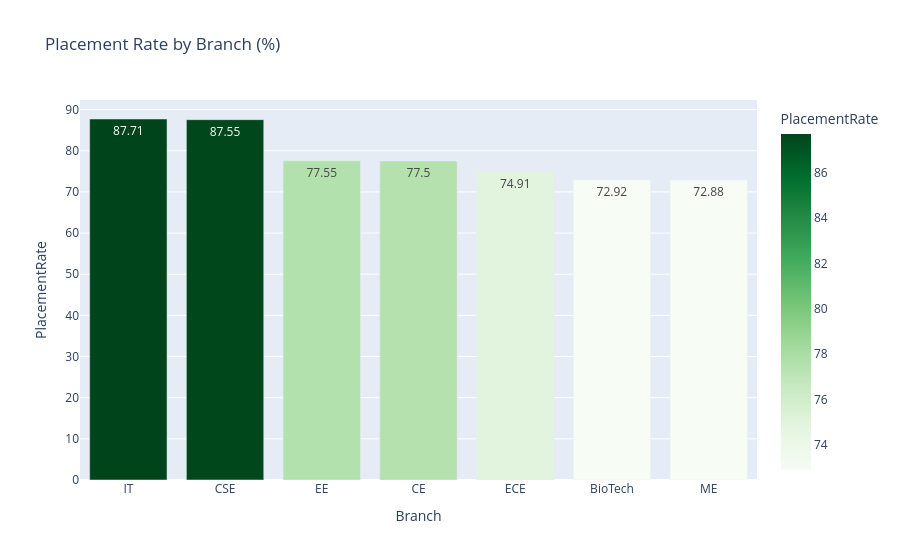

Notebook cell for this chart:
### Code cell
px.bar(branch_rate_df,x="Branch",y="PlacementRate",title='Placement Rate by Branch (%)',
             color='PlacementRate',
             color_continuous_scale='Greens',
             text='PlacementRate')

### Figure 1 — Plotly figure (JSON) as saved in the notebook; plotly's stock layout.template omitted (floating-point values rounded to 4 significant figures)
{"data": [{"hovertemplate": "Branch=%{x}<br>PlacementRate=%{marker.color}<extra></extra>", "legendgroup": "", "marker": {"color": [87.71, 87.55, 77.55, 77.5, 74.91, 72.92, 72.88], "coloraxis": "coloraxis", "pattern": {"shape": ""}}, "name": "", "orientation": "v", "showlegend": false, "text": [87.71, 87.55, 77.55, 77.5, 74.91, 72.92, 72.88], "textposition": "auto", "type": "bar", "x": ["IT", "CSE", "EE", "CE", "ECE", "BioTech", "ME"], "xaxis": "x", "y": [87.71, 87.55, 77.55, 77.5, 74.91, 72.92, 72.88], "yaxis": "y"}], "layout": {"barmode": "relative", "coloraxis": {"colorbar": {"title": {"text": "PlacementRate"}}, "colorscale": [[0, "rgb(247,252,245)"], [0.125, "rgb(229,245,224)"], [0.25, "rgb(199,233,192)"], [0.375, "rgb(161,217,155)"], [0.5, "rgb(116,196,118)"], [0.625, "rgb(65,171,93)"], [0.75, "rgb(35,139,69)"], [0.875, "rgb(0,109,44)"], [1, "rgb(0,68,27)"]]}, "legend": {"tracegroupgap": 0}, "title": {"text": "Placement Rate by Branch (%)"}, "xaxis": {"anchor": "y", "domain": [0, 1], "title": {"text": "Branch"}}, "yaxis": {"anchor": "x", "domain": [0, 1], "title": {"text": "PlacementRate"}}}}
